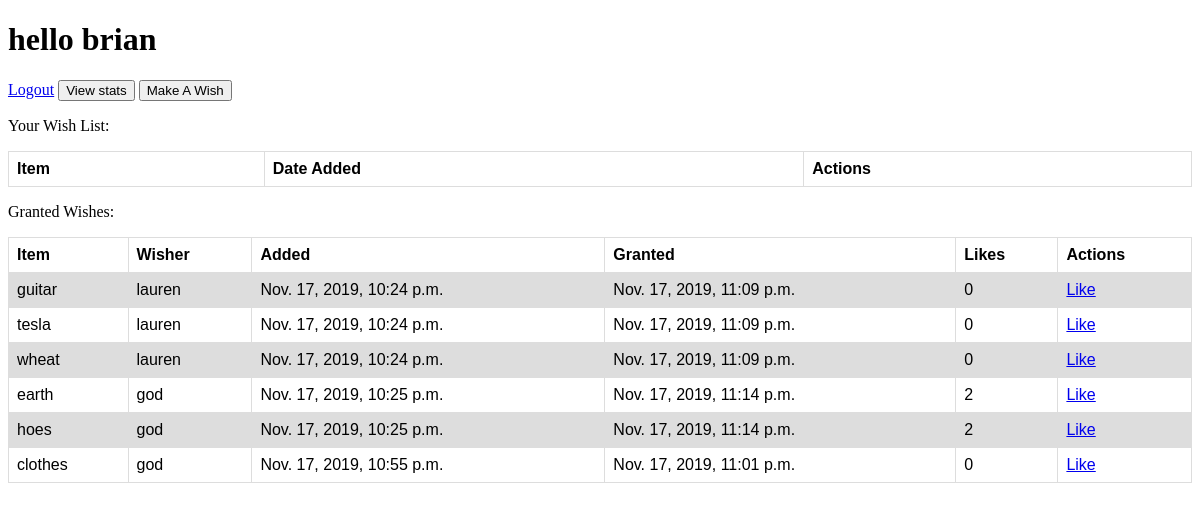
Screenshot of /success (signed in) with the database file from the repository.
### wishApp/models.py (models this page shows)
class User(models.Model):
	first_name = models.CharField(max_length = 255)
	last_name = models.CharField(max_length = 255)
	email = models.CharField(max_length = 255)
	password = models.CharField(max_length = 255)
	created_at = models.DateTimeField(auto_now_add=True)
	updated_at = models.DateTimeField(auto_now=True)
	objects = UserManager()

class Wish(models.Model):
	item = models.CharField(max_length = 255)
	user = models.ForeignKey(User, related_name = 'wishes', on_delete = models.CASCADE)
	likes = models.IntegerField(default = 0)
	desc = models.CharField(max_length = 255)
	isgranted = models.BooleanField(default = False)
	created_at = models.DateTimeField(auto_now_add=True)
	updated_at = models.DateTimeField(auto_now=True)
	objects = WishManager()

### wishApp/views.py (the view)
# urls.py: path('success', views.success),
def success(request):
	if 'loggedinID' not in request.session:
		return redirect('/')
	loggedinUser = User.objects.get(id = request.session['loggedinID'])
	wishesNotGranted = Wish.objects.filter(user = loggedinUser, isgranted = False)
	allgrantedwishes = Wish.objects.filter(isgranted = True)
	print(wishesNotGranted)
	context = {
		'loggedinUser' : loggedinUser,
		'myWishesNotGranted' : wishesNotGranted,
		'allGrantedWishes' : allgrantedwishes,
	}
	return render(request, 'wishes.html', context)

### wishApp/templates/wishes.html (shortened to what this page needs)
<!DOCTYPE html>
<html lang="en">
<head>
</head>
<body>
    <h1>hello {{loggedinUser.first_name}}</h1>
    <a href="/logout">Logout</a>
    <a href="/stats"><button>View stats</button></a>
    <a href="/wishes/new"><button>Make A Wish</button></a>
    <p>Your Wish List:</p>
    <table>
        <tr>
            <th>Item</th>
            <th>Date Added</th>
            <th>Actions</th>
        </tr>
    </table>
    <p>Granted Wishes:</p>
    <table>
        <tr>
            <th>Item</th>
            <th>Wisher</th>
            <th>Added</th>
            <th>Granted</th>
            <th>Likes</th>
            <th>Actions</th>
        </tr>
        {% for wish in allGrantedWishes %}
        <tr>
            <td>{{wish.item}}</td>
            <td>{{wish.user.first_name}}</td>
            <td>{{wish.created_at}}</td>
            <td>{{wish.updated_at}}</td>
            <td>{{wish.likes}}</td>
            <td>{% if wish.user != loggedinUser %}<a href="/like/{{wish.id}}">Like</a>{% endif %}</td>
        </tr>
        {% endfor %}
    </table>
</body>
</html>

### wishApp/templates/wishes.html (style rules this page uses)
table { font-family: arial, sans-serif; border-collapse: collapse; width: 100%; }
td, th { border: 1px solid #dddddd; text-align: left; padding: 8px; }
tr:nth-child(even) { background-color: #dddddd; }

### rows the page displays
User: first_name "brian"
Wish: item "guitar", user.first_name "lauren", created_at "Nov. 17, 2019, 10:24 p.m.", updated_at "Nov. 17, 2019, 11:09 p.m.", likes "0"
Wish: item "tesla", user.first_name "lauren", created_at "Nov. 17, 2019, 10:24 p.m.", updated_at "Nov. 17, 2019, 11:09 p.m.", likes "0"
Wish: item "wheat", user.first_name "lauren", created_at "Nov. 17, 2019, 10:24 p.m.", updated_at "Nov. 17, 2019, 11:09 p.m.", likes "0"
Wish: item "earth", user.first_name "god", created_at "Nov. 17, 2019, 10:25 p.m.", updated_at "Nov. 17, 2019, 11:14 p.m.", likes "2"
Wish: item "hoes", user.first_name "god", created_at "Nov. 17, 2019, 10:25 p.m.", updated_at "Nov. 17, 2019, 11:14 p.m.", likes "2"
Wish: item "clothes", user.first_name "god", created_at "Nov. 17, 2019, 10:55 p.m.", updated_at "Nov. 17, 2019, 11:01 p.m.", likes "0"
